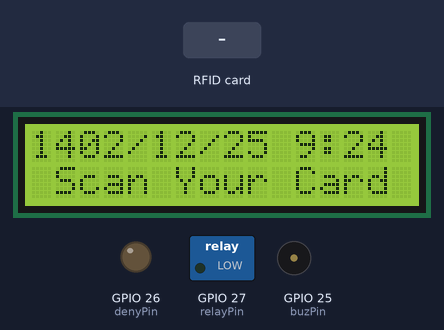
This sketch was run on a simulated ESP32. Parts: 16×2 character LCD, switched loads named in the sketch (green lamp = pin HIGH), output pins drawn as LEDs (lit = HIGH), buzzer (waves = sounding, pin HIGH). The inputs (shaded band) are chosen by the test bench. WiFi joins after 1.5 s; servers stay silent unless stated; uploads are accepted with an empty reply; the local clock reads 2024-03-15 10:24:30 at power-on unless the sketch sets it.

Above: at 2.8 s.
2.9 s: RFID card 5E 7A 19 C4 held to the reader
At 3.25 s:
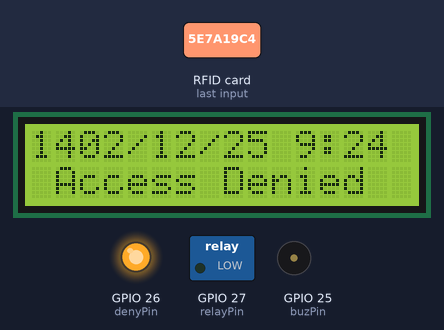
At 31.2 s:
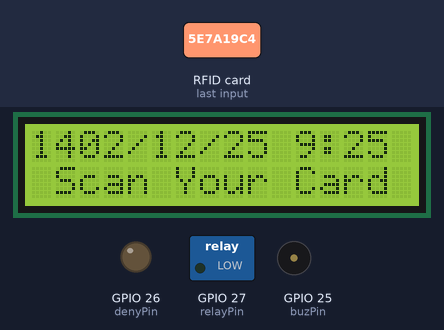
Timing chart, 0 to 31.5 s (numbered marks = the images above; inputs shaded):
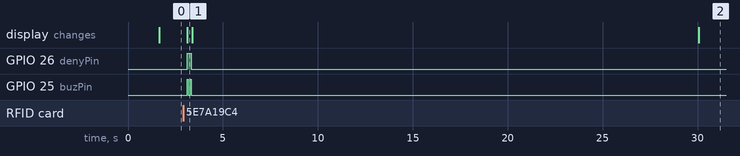

Measured:
- after the input at 2.9 s, GPIO 26 (denyPin): LOW → HIGH after 0.22 s, → LOW 0.20 s later; GPIO 25 (buzPin): alternates HIGH for 0.05 s and LOW for 0.10 s, 4 changes in all, then stays LOW, starting after 0.22 s; the display: changes after 0.22 s (image 1)

The sketch:

main.ino
```cpp
#include <WiFi.h>
#include "time.h"
#include <MFRC522.h>
#include <LiquidCrystal_I2C.h>
#include <SPI.h>
#include <HTTPClient.h>

#define RST_PIN  4
#define SS_PIN 5

MFRC522 mfrc522(SS_PIN, RST_PIN);
LiquidCrystal_I2C lcd(0x27 , 16 ,2);

const int relayPin = 27;
const int denyPin = 26;
const int buzPin = 25;

const char* ssid     = "WLAN_2818";
const char* password = "erfan.askari021";

const char* ntpServer = "pool.ntp.org";
const long  gmtOffset_sec = 12600;
const int   daylightOffset_sec = 3600;
const String room = "251";   // class number
String URL = "http://192.168.1.2/test/apply_data.php"; // change the IP address

char yearNtp[5];
char monthNtp[3];
char dayNtp[3];
char hourNtp[3];
char testNtp[3];
int year, month, day, hour, test, dateOut[3];

void setup() {
  // Serial.begin(9600);

  WiFi.begin(ssid, password);
  while (WiFi.status() != WL_CONNECTED) {
    delay(100);  // Wait until connected
  }

  configTime(gmtOffset_sec, daylightOffset_sec, ntpServer);

  lcd.init();
  lcd.clear();
  lcd.backlight();
  SPI.begin();
  mfrc522.PCD_Init();
  pinMode(relayPin, OUTPUT);
  pinMode(denyPin, OUTPUT);
  pinMode(buzPin, OUTPUT);
  digitalWrite(buzPin, 0);
}

void loop() {
  if (WiFi.status() == WL_CONNECTION_LOST || WiFi.status() == WL_DISCONNECTED) {
    lcd.setCursor(0, 0);
    lcd.print("      Wifi      ");
    lcd.setCursor(0, 1);
    lcd.print("  Disconnected  ");
    while (WiFi.status() != WL_CONNECTED) {
      delay(100);  // Wait until reconnected
    }
  }

  struct tm timeinfo;
  if (!getLocalTime(&timeinfo)) {
    return;
  }

  strftime(yearNtp, 5, "%Y", &timeinfo);
  strftime(monthNtp, 3, "%m", &timeinfo);
  strftime(dayNtp, 3, "%d", &timeinfo);
  strftime(hourNtp, 3, "%H", &timeinfo);
  strftime(testNtp, 3, "%M", &timeinfo);

  // Making variables to int
  year = atoi(yearNtp);
  month = atoi(monthNtp);
  day = atoi(dayNtp);
  hour = atoi(hourNtp);
  test = atoi(testNtp);

  // Check for the condition to go to sleep
  if (test == 35) {
    lcd.clear();
    lcd.noBacklight();
    lcd.noBlink();
    lcd.noCursor();
    lcd.noDisplay();

    // Sleep for 60 seconds (60000000 microseconds)
    esp_sleep_enable_timer_wakeup(60000000);  // Sleep for 60 seconds
    esp_deep_sleep_start();  // Enter deep sleep mode
  }

  hour--;
  String h = String(hour);
  gregorian_to_jalali(year, month, day, dateOut);
  lcd.setCursor(0, 0);
  lcd.print(String(dateOut[0]) + "/" + String(dateOut[1]) + "/" + String(dateOut[2]) + "  ");
  lcd.setCursor(11, 0);
  lcd.print(h);
  lcd.print(&timeinfo, ":%M");
  lcd.setCursor(0, 1);
  lcd.print(" Scan Your Card ");

  if (!mfrc522.PICC_IsNewCardPresent()) {
    return;
  }

  if (!mfrc522.PICC_ReadCardSerial()) {
    return;
  }

  String UidCard = "";
  for (byte i = 0; i < mfrc522.uid.size; i++) {
    UidCard.concat(String(mfrc522.uid.uidByte[i] < 0x10 ? " 0" : " "));
    UidCard.concat(String(mfrc522.uid.uidByte[i], HEX));
  }

  UidCard.toUpperCase();
  String postData = "UIDCard=" + String(UidCard) + "&Room=" + String(room);

  HTTPClient http;
  http.begin(URL);
  http.addHeader("Content-Type", "application/x-www-form-urlencoded");
  int httpCode = http.POST(postData);
  String result = http.getString();

  if (result == "1") {
    lcd.setCursor(0, 1);
    lcd.print("   Authorized   ");
    digitalWrite(relayPin, 1);
    delay(5000);
    digitalWrite(relayPin, 0);
  } else {
    lcd.setCursor(0, 1);
    lcd.print(" Access Denied ");
    digitalWrite(denyPin, 1);
    digitalWrite(buzPin, 1);
    delay(50);
    digitalWrite(buzPin, 0);
    delay(100);
    digitalWrite(buzPin, 1);
    delay(50);
    digitalWrite(denyPin, 0);
    digitalWrite(buzPin, 0);
  }

  http.end();
}

int *gregorian_to_jalali(int gy, int gm, int gd, int out[]) {
  out[0] = (gm > 2) ? (gy + 1) : gy;
  {
    int g_d_m[12] = {0, 31, 59, 90, 120, 151, 181, 212, 243, 273, 304, 334};
    out[3] = 355666 + (365 * gy) + ((int)((out[0] + 3) / 4)) - ((int)((out[0] + 99) / 100)) + ((int)((out[0] + 399) / 400)) + gd + g_d_m[gm - 1];
  }
  out[0] = -1595 + (33 * ((int)(out[3] / 12053)));
  out[3] %= 12053;
  out[0] += 4 * ((int)(out[3] / 1461));
  out[3] %= 1461;
  if (out[3] > 365) {
    out[0] += (int)((out[3] - 1) / 365);
    out[3] = (out[3] - 1) % 365;
  }
  if (out[3] < 186) {
    out[1]/*jm*/ = 1 + (int)(out[3] / 31);
    out[2]/*jd*/ = 1 + (out[3] % 31);
  } else {
    out[1]/*jm*/ = 7 + (int)((out[3] - 186) / 30);
    out[2]/*jd*/ = 1 + ((out[3] - 186) % 30);
  }
  return out;
}
```
